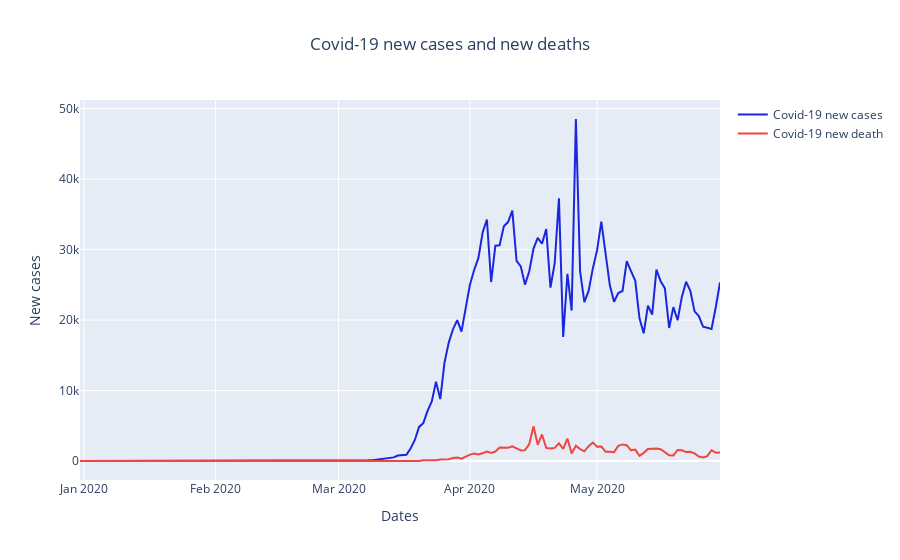

Source (notebook cell):
### Code cell
trace1 = go.Scatter(
    x = df_usa_max['date'],
    y = df_usa_max['new_cases'],
    name = 'Covid-19 new cases',
    marker = dict(color = '#1927DE '),
   
    )

trace2 = go.Scatter(
    x = df_usa_max['date'],
    y = df_usa_max['new_deaths'],
    name = 'Covid-19 new death',
    marker = dict(color = '#f14542'),
   
    )

layout = go.Layout(
    title = 'Covid-19 new cases and new deaths',
    title_x = 0.5,
    xaxis = dict(title = 'Dates'),
    yaxis = dict(title = 'New cases'),
    showlegend = True,
    
    )

data = [trace1,trace2]

fig = go.Figure(data = data,layout = layout)

today_newcase = round(df_usa_max['new_cases'].iat[-1]*100,2)


#print(" Covid-19 new cases today are --> {0}".format(today_newcase))

iplot(fig)

### Figure 1 — Plotly figure (JSON) as saved in the notebook; plotly's stock layout.template omitted (floating-point values rounded to 4 significant figures; data arrays with more than 128 entries replaced by an {"elided": "..."} marker saying what was removed)
{"data": [{"marker": {"color": "#1927DE "}, "name": "Covid-19 new cases", "type": "scatter", "x": {"elided": "152 str values"}, "y": {"elided": "152 int values"}}, {"marker": {"color": "#f14542"}, "name": "Covid-19 new death", "type": "scatter", "x": {"elided": "152 str values"}, "y": {"elided": "152 int values"}}], "layout": {"showlegend": true, "title": {"text": "Covid-19 new cases and new deaths", "x": 0.5}, "xaxis": {"title": {"text": "Dates"}}, "yaxis": {"title": {"text": "New cases"}}}}
